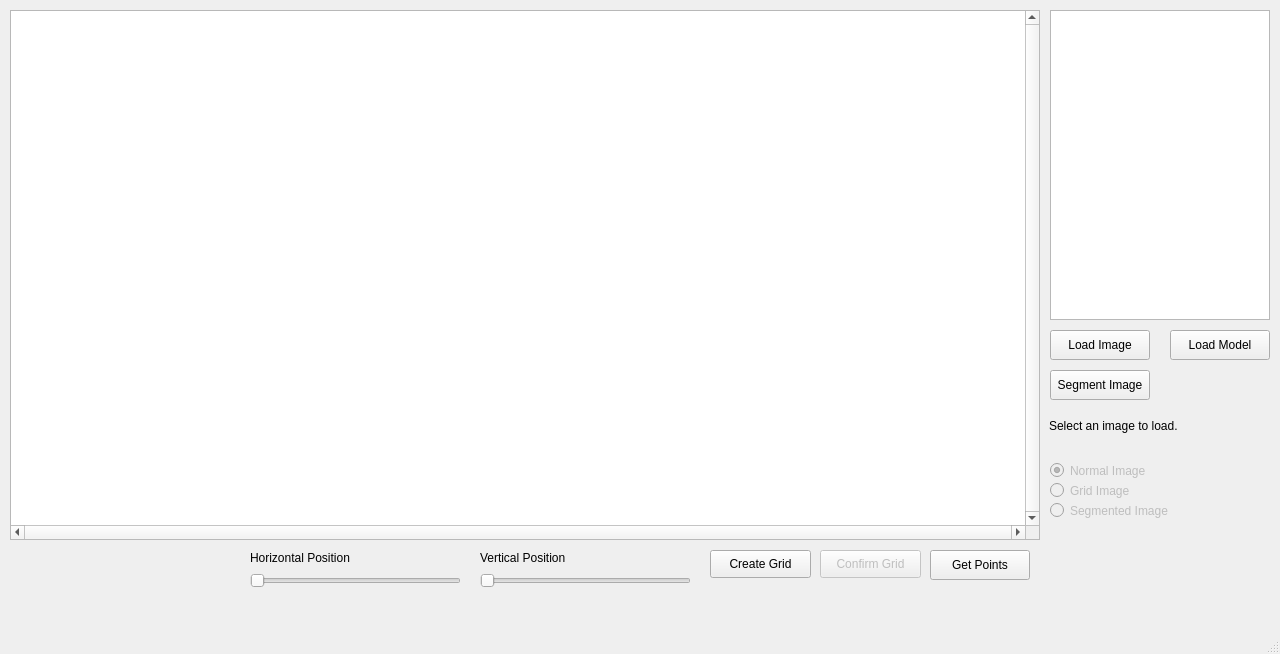
<?xml version="1.0" encoding="UTF-8"?>
<ui version="4.0">
 <class>MainWindow</class>
 <widget class="QMainWindow" name="MainWindow">
  <property name="geometry">
   <rect>
    <x>0</x>
    <y>0</y>
    <width>1280</width>
    <height>654</height>
   </rect>
  </property>
  <property name="windowTitle">
   <string>MainWindow</string>
  </property>
  <widget class="QWidget" name="centralwidget">
   <widget class="QTextBrowser" name="outputDisplay">
    <property name="geometry">
     <rect>
      <x>1050</x>
      <y>10</y>
      <width>220</width>
      <height>310</height>
     </rect>
    </property>
   </widget>
   <widget class="QPushButton" name="loadImage">
    <property name="geometry">
     <rect>
      <x>1050</x>
      <y>330</y>
      <width>100</width>
      <height>30</height>
     </rect>
    </property>
    <property name="text">
     <string>Load Image</string>
    </property>
   </widget>
   <widget class="QPushButton" name="segmentImage">
    <property name="geometry">
     <rect>
      <x>1050</x>
      <y>370</y>
      <width>100</width>
      <height>30</height>
     </rect>
    </property>
    <property name="text">
     <string>Segment Image</string>
    </property>
   </widget>
   <widget class="QPushButton" name="getPoints">
    <property name="geometry">
     <rect>
      <x>930</x>
      <y>550</y>
      <width>100</width>
      <height>30</height>
     </rect>
    </property>
    <property name="text">
     <string>Get Points</string>
    </property>
    <property name="flat">
     <bool>false</bool>
    </property>
   </widget>
   <widget class="QLabel" name="imageText">
    <property name="geometry">
     <rect>
      <x>1049</x>
      <y>400</y>
      <width>220</width>
      <height>51</height>
     </rect>
    </property>
    <property name="autoFillBackground">
     <bool>false</bool>
    </property>
    <property name="text">
     <string>Select an image to load.</string>
    </property>
    <property name="alignment">
     <set>Qt::AlignLeading|Qt::AlignLeft|Qt::AlignVCenter</set>
    </property>
    <property name="wordWrap">
     <bool>true</bool>
    </property>
   </widget>
   <widget class="QGraphicsView" name="imageDisplay">
    <property name="geometry">
     <rect>
      <x>10</x>
      <y>10</y>
      <width>1030</width>
      <height>530</height>
     </rect>
    </property>
    <property name="verticalScrollBarPolicy">
     <enum>Qt::ScrollBarAlwaysOn</enum>
    </property>
    <property name="horizontalScrollBarPolicy">
     <enum>Qt::ScrollBarAlwaysOn</enum>
    </property>
    <property name="sizeAdjustPolicy">
     <enum>QAbstractScrollArea::AdjustToContentsOnFirstShow</enum>
    </property>
   </widget>
   <widget class="QPushButton" name="loadModel">
    <property name="geometry">
     <rect>
      <x>1170</x>
      <y>330</y>
      <width>100</width>
      <height>30</height>
     </rect>
    </property>
    <property name="text">
     <string>Load Model</string>
    </property>
   </widget>
   <widget class="QPushButton" name="createGrid">
    <property name="geometry">
     <rect>
      <x>710</x>
      <y>550</y>
      <width>101</width>
      <height>28</height>
     </rect>
    </property>
    <property name="text">
     <string>Create Grid</string>
    </property>
   </widget>
   <widget class="QSlider" name="hPositionSlider">
    <property name="enabled">
     <bool>true</bool>
    </property>
    <property name="geometry">
     <rect>
      <x>250</x>
      <y>570</y>
      <width>211</width>
      <height>22</height>
     </rect>
    </property>
    <property name="orientation">
     <enum>Qt::Horizontal</enum>
    </property>
   </widget>
   <widget class="QSlider" name="vPositionSlider">
    <property name="enabled">
     <bool>true</bool>
    </property>
    <property name="geometry">
     <rect>
      <x>480</x>
      <y>570</y>
      <width>211</width>
      <height>22</height>
     </rect>
    </property>
    <property name="orientation">
     <enum>Qt::Horizontal</enum>
    </property>
   </widget>
   <widget class="QLabel" name="hPositionLabel">
    <property name="enabled">
     <bool>true</bool>
    </property>
    <property name="geometry">
     <rect>
      <x>250</x>
      <y>550</y>
      <width>111</width>
      <height>16</height>
     </rect>
    </property>
    <property name="text">
     <string>Horizontal Position</string>
    </property>
   </widget>
   <widget class="QLabel" name="vPositionLabel">
    <property name="enabled">
     <bool>true</bool>
    </property>
    <property name="geometry">
     <rect>
      <x>480</x>
      <y>550</y>
      <width>111</width>
      <height>16</height>
     </rect>
    </property>
    <property name="text">
     <string>Vertical Position</string>
    </property>
   </widget>
   <widget class="QRadioButton" name="normImageRadio">
    <property name="enabled">
     <bool>false</bool>
    </property>
    <property name="geometry">
     <rect>
      <x>1050</x>
      <y>460</y>
      <width>131</width>
      <height>21</height>
     </rect>
    </property>
    <property name="text">
     <string>Normal Image</string>
    </property>
    <property name="checked">
     <bool>true</bool>
    </property>
   </widget>
   <widget class="QRadioButton" name="gridImageRadio">
    <property name="enabled">
     <bool>false</bool>
    </property>
    <property name="geometry">
     <rect>
      <x>1050</x>
      <y>480</y>
      <width>131</width>
      <height>21</height>
     </rect>
    </property>
    <property name="text">
     <string>Grid Image</string>
    </property>
    <property name="checked">
     <bool>false</bool>
    </property>
   </widget>
   <widget class="QRadioButton" name="segImageRadio">
    <property name="enabled">
     <bool>false</bool>
    </property>
    <property name="geometry">
     <rect>
      <x>1050</x>
      <y>500</y>
      <width>131</width>
      <height>21</height>
     </rect>
    </property>
    <property name="text">
     <string>Segmented Image</string>
    </property>
    <property name="checked">
     <bool>false</bool>
    </property>
   </widget>
   <widget class="QPushButton" name="confirmGrid">
    <property name="enabled">
     <bool>false</bool>
    </property>
    <property name="geometry">
     <rect>
      <x>820</x>
      <y>550</y>
      <width>101</width>
      <height>28</height>
     </rect>
    </property>
    <property name="text">
     <string>Confirm Grid</string>
    </property>
   </widget>
  </widget>
  <widget class="QMenuBar" name="menubar">
   <property name="geometry">
    <rect>
     <x>0</x>
     <y>0</y>
     <width>1280</width>
     <height>26</height>
    </rect>
   </property>
  </widget>
  <widget class="QStatusBar" name="statusbar"/>
 </widget>
 <resources/>
 <connections/>
</ui>
